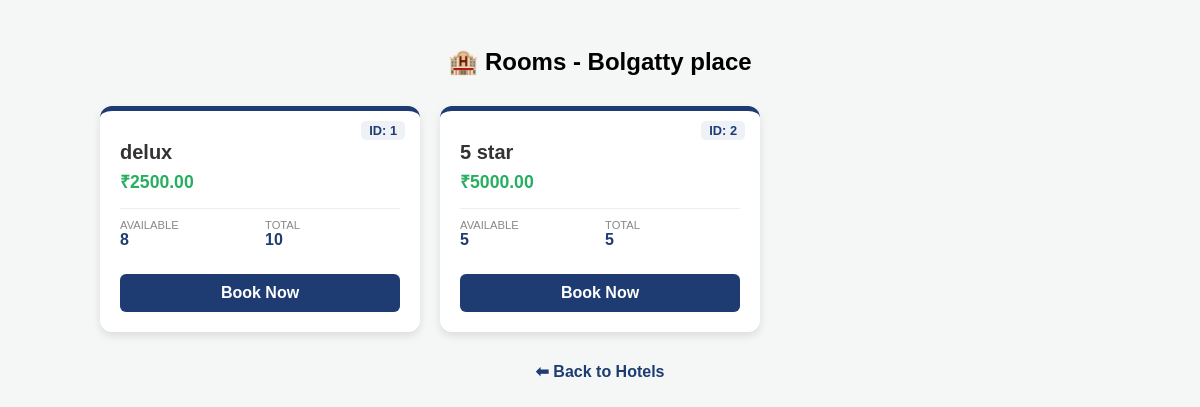
/hotel/1/rooms/, run on the app's committed database.
### booking/models.py (models this page shows, shortened)
class Hotel(models.Model):
    name=models.CharField(max_length=100)
    city=models.CharField(max_length=100)
    hotel_type = models.CharField(max_length=100)
    password = models.CharField(max_length=128,default=0)

class Room(models.Model):
     ROOM_CHOICES = (
        ('Normal', 'Normal'),
        ('2 star', '2 star'),
        ('5 star', '5 star'),
        ('delux', 'delux'),
    )
     hotel =models.ForeignKey(Hotel,on_delete=models.CASCADE,related_name='rooms')
     room_type = models.CharField(max_length=100, choices=ROOM_CHOICES , default='Normal')
     price = models.DecimalField(max_digits=10,decimal_places=2)
     total_rooms=models.IntegerField(default=0)
     available_rooms=models.IntegerField(default=0)
     is_available = models.BooleanField(default=True)

### booking/views.py (the view)
# urls.py: path('hotel/<int:pk>/rooms/', hotel_rooms_view, name='hotel_rooms'),
def hotel_rooms_view(request, pk):
    hotel = get_object_or_404(Hotel, pk=pk)
    rooms = hotel.rooms.all()
    return render(request, 'hotel_rooms.html', {
        'hotel': hotel,
        'rooms': rooms
    })

### templates/hotel_rooms.html (shortened to what this page needs)
<!DOCTYPE html>
<html>
<head>
</head>
<body>
<h2 style="text-align:center;">🏨 Rooms - {{ hotel.name }}</h2>
<div class="room-container">
    {% for room in rooms %}
    <div class="room-card">
        <div>
            <span class="room-id">ID: {{ room.id }}</span>
            <div class="room-type">{{ room.room_type }}</div>
            <div class="price-tag">₹{{ room.price }}</div>
            <div class="stats-grid">
                <div class="stat-box">
                    <span class="label">Available</span>
                    <span class="value">{{ room.available_rooms }}</span>
                </div>
                <div class="stat-box">
                    <span class="label">Total</span>
                    <span class="value">{{ room.total_rooms }}</span>
                </div>
            </div>
        </div>
     <a href="{% url 'process_booking' room.id %}" class="book-btn">Book Now</a>
    </div>
    {% empty %}
    <p style="text-align:center; width: 100%;">No Rooms Available</p>
    {% endfor %}
</div>
<div style="text-align:center; margin-top: 20px;">
    <a href="{% url 'hotel_list' %}" style="color: #1e3c72; text-decoration: none; font-weight: bold;">⬅ Back to Hotels</a>
</div>
</body>
</html>

### templates/hotel_rooms.html (style rules this page uses)
body { font-family: 'Arial', sans-serif; background-color: #f4f7f6; padding: 20px; }
.room-container { display: grid; grid-template-columns: repeat(auto-fill, minmax(250px, 1fr)); gap: 20px; max-width: 1000px; margin: 30px auto; }
.room-card { position: relative; background: white; border-radius: 12px; border-top: 5px solid #1e3c72; box-shadow: 0 4px 8px rgba(0,0,0,0.1); padding: 20px; display: flex; flex-direction: column; justify-content: space-between; }
.room-id { position: absolute; top: 10px; right: 15px; font-size: 0.8rem; color: #1e3c72; background: #eef2f7; padding: 2px 8px; border-radius: 5px; font-weight: bold; }
.room-type { font-size: 1.25rem; color: #333; margin: 10px 0 5px 0; font-weight: bold; }
.price-tag { color: #27ae60; font-size: 1.1rem; font-weight: bold; margin-bottom: 15px; }
.stats-grid { display: grid; grid-template-columns: 1fr 1fr; border-top: 1px solid #eee; padding: 10px 0; gap: 10px; margin-bottom: 15px; }
.stat-box { display: flex; flex-direction: column; }
.label { font-size: 0.7rem; color: #888; text-transform: uppercase; }
.value { font-weight: bold; color: #1e3c72; }
.book-btn { background-color: #1e3c72; color: white; text-align: center; padding: 10px; text-decoration: none; border-radius: 6px; font-weight: bold; transition: background 0.3s; }

### data on the page
Hotel: name "Bolgatty place"
Room: id "1", room_type "delux", price "2500.00", available_rooms "8", total_rooms "10"
Room: id "2", room_type "5 star", price "5000.00", available_rooms "5", total_rooms "5"
